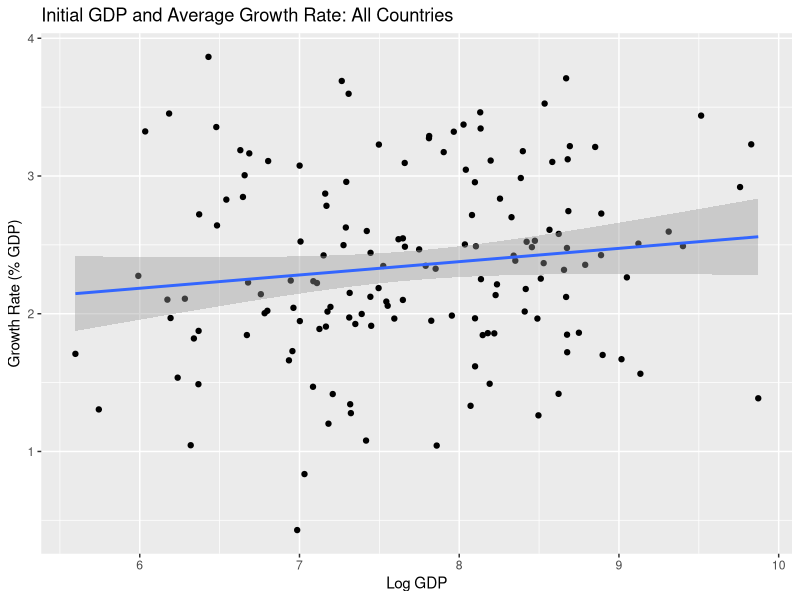
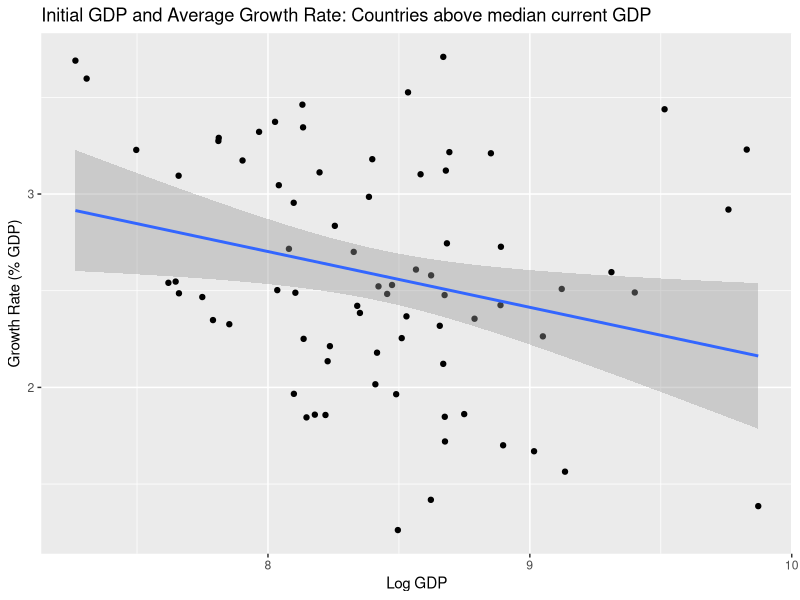
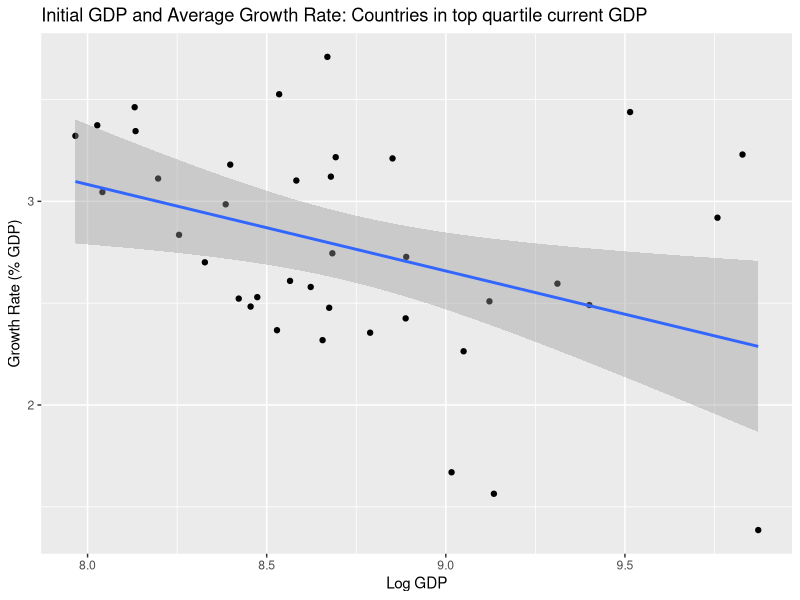

Recreate these plots in R, in order.
## ---- chunk 1
knitr::opts_chunk$set(echo = TRUE, message = FALSE, warning = FALSE)
## ---- chunk 2
library(tidyverse)
library(modelr)
library(broom)
library(knitr)


gdpsim <- read.csv("gdpsim.csv")
## ---- chunk 3
growth <- rnorm(150, mean = 2.4, sd = 0.7)

gdpsim <- cbind(gdpsim, growth)
## ---- chunk 4
gdpsim <- mutate(gdpsim, GDPpc_2020 = GDPpc_1950 * (1 + (growth/100))^70)
## ---- chunk 5
gdpsim <- mutate(gdpsim, logGDP_1950 = log(GDPpc_1950))

ggplot(gdpsim, mapping = aes(x = logGDP_1950, y = growth)) + 
  geom_point() + 
  geom_smooth(method = 'lm') + 
  labs(x = "Log GDP", y = "Growth Rate (% GDP)", title = "Initial GDP and Average Growth Rate: All Countries")

mod1 <- lm(growth ~ logGDP_1950, 
              data = gdpsim)

kable(glance(mod1))
## ---- chunk 6
gdpsim_med <- filter(gdpsim, GDPpc_2020 > median(GDPpc_2020))

ggplot(gdpsim_med, mapping = aes(x = logGDP_1950, y = growth)) + 
  geom_point() + 
  geom_smooth(method = 'lm') + 
  labs(x = "Log GDP", y = "Growth Rate (% GDP)", title = "Initial GDP and Average Growth Rate: Countries above median current GDP")

mod2 <- lm(growth ~ logGDP_1950, 
           data = gdpsim_med)

kable(glance(mod2))
## ---- chunk 7
gdpsim_quart <- filter(gdpsim, GDPpc_2020 > quantile(GDPpc_2020, 0.75))

ggplot(gdpsim_quart, mapping = aes(x = logGDP_1950, y = growth)) + 
  geom_point() + 
  geom_smooth(method = 'lm') + 
  labs(x = "Log GDP", y = "Growth Rate (% GDP)", title = "Initial GDP and Average Growth Rate: Countries in top quartile current GDP")

mod3 <- lm(growth ~ logGDP_1950, 
           data = gdpsim_quart)

kable(glance(mod3))
